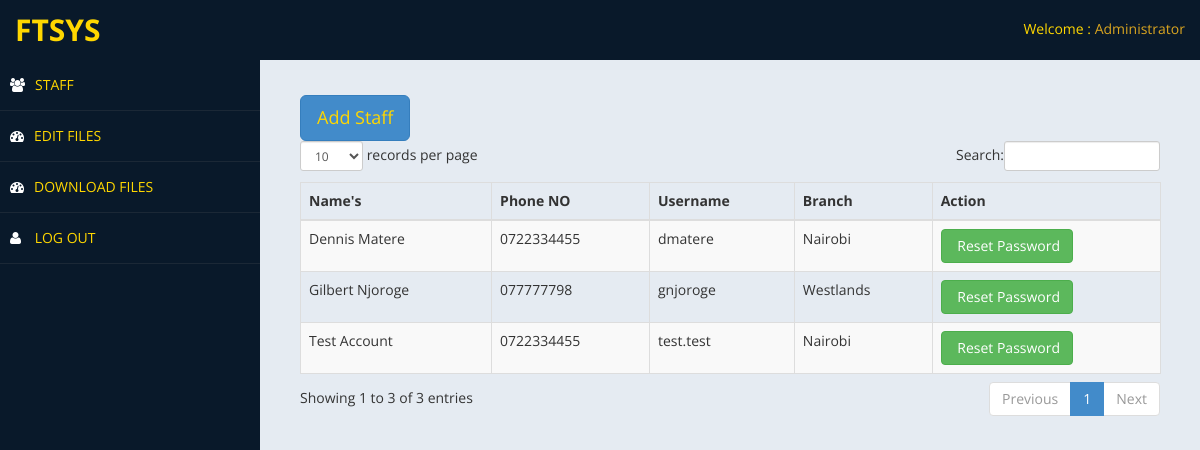
/admin/member.php (signed in), run on the app's committed database.
### tables this page shows
CREATE TABLE IF NOT EXISTS `staff` (
  `staff_id` int(50) NOT NULL AUTO_INCREMENT,
  `name` varchar(50) NOT NULL,
  `branch` varchar(50) NOT NULL,
  `username` varchar(50) NOT NULL,
  `password` varchar(50) NOT NULL,
  `phone` varchar(50) NOT NULL,
  `passReset` varchar(4) NOT NULL,
  PRIMARY KEY (`staff_id`)
);

### admin/member.php (the view, shortened to what this page needs)
<?php include ('header.php');?>
<body>
    <div id="wrapper">
        <nav class="navbar navbar-default top-navbar" role="navigation">
            <div class="navbar-header">
                <a class="navbar-brand" href="#"><font  color="gold">ftSYS</font></a>
            </div>
            <ul class="nav navbar-top-links navbar-right">
                <li class="dropdown">
                    <a class="dropdown-toggle" data-toggle="dropdown" href="#" aria-expanded="false">
<font  color="gold">Welcome : </font><font color="#DAA520">  Administrator</font>
                    </a>
                </li>
            </ul>
        </nav>
       <?php include ('nav_sidebar.php');?>
        <div id="page-wrapper" >
            <div id="page-inner">
			 <div class="row">
                    <div class="col-md-12">
						<div class="hero-unit-table">
                              <table class="table table-striped table-bordered table-hover" id="dataTables-example">
                                <button class="btn btn-primary btn-lg" data-toggle="modal" data-target="#myModal">
                                            <font  color="gold">Add Staff</font>
                                             </button>
                 						<?php include ('modal_add_member.php');?>
                                <thead>
                                    <tr>
                                        <th>Name's</th>
                                        <th>Phone NO</th>
                                        <th>Username</th>
                                        <th>Branch</th>
                                         <th>Action</th>
                                    </tr>
                                </thead>
                                <tbody>
                                    <?php include ('connect.php');
                                    $query = mysql_query("select * from staff") or die(mysql_error());
                                    while ($row = mysql_fetch_array($query)) {
                                        $staff_id = $row['staff_id'];
                                        ?>
                                        <tr class="odd gradeX">
                                            <td><?php echo $row['name']; ?></td>
                                            <td><?php echo $row['phone']; ?></td>
                                            <td><?php echo $row['username']; ?></td>
                                            <td><?php echo $row['branch']; ?></td>
                                            <td width="210">
                                            <a href="resetPassword.php<?php echo '?staff_id=' . $staff_id; ?>" class="btn btn-success"><i class="icon-pencil icon-large"></i>&nbsp;Reset Password</a>
                                            </td>
                                  </tr>
                                 <?php } ?>
                                </tbody>
                              </div>
                            </div>
                          </div>
                        </div>
</body>
</html>

### admin/assets/css/custom-styles.css (style rules this page uses)
body { font-family: 'Open Sans', sans-serif; }
#wrapper { width: 100%; background:#09192A; }
#page-wrapper { padding: 15px 15px; min-height: 600px; background:#E5EBF2; }
#page-inner { width:100%; margin:10px 20px 10px 0px; background-color:transparent; padding:10px; min-height:1200px; }
.top-navbar { margin:0px; }
.top-navbar .navbar-brand { color: #fff; width: 260px; text-align: left; height: 60px; font-size: 30px; font-weight: 700; text-transform: uppercase; line-height: 30px; }
.top-navbar .nav > li { position: relative; display: inline-block; }
.top-navbar .nav > li > a { position: relative; display: block; padding: 19px 15px; color: #77C0FD; }
.top-navbar { background:#09192A; border-bottom:none; }
.navbar-default { border:0px solid black; }
.navbar-header { background: #09192A; }
@media (min-width:768px) { #page-wrapper { margin: 0 0 0 260px; padding: 15px 30px; min-height: 1200px; } }
@media (min-width:768px) { .navbar { border-radius: 0px; } }

### data on the page
staff: name "Test Account", phone "0722334455", username "test.test", branch "Nairobi"
staff: name "Dennis Matere", phone "0722334455", username "dmatere", branch "Nairobi"
staff: name "Gilbert Njoroge", phone "077777798", username "gnjoroge", branch "Westlands"
